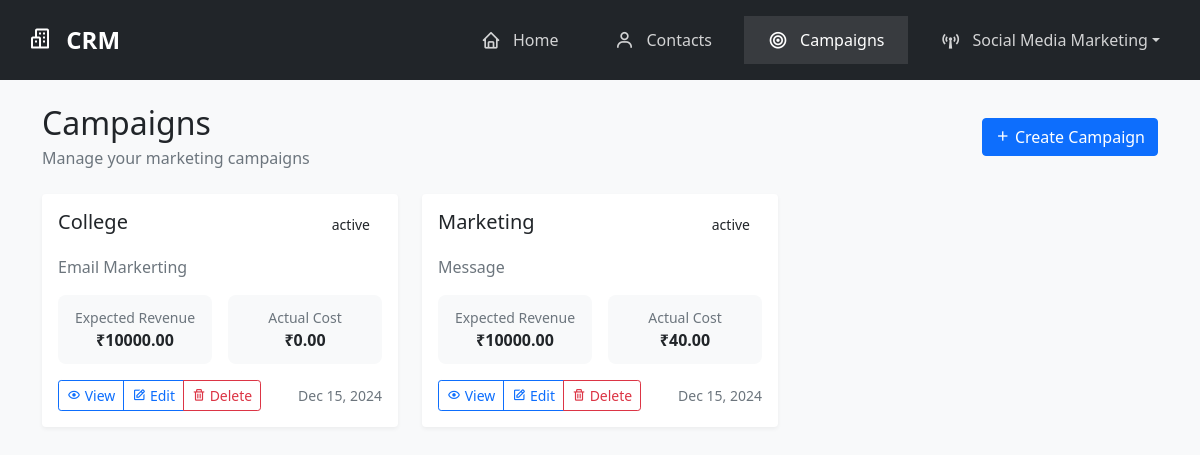
Page /campaigns/ on the committed database.
### core/models.py (models this page shows, shortened)
class Campaign(models.Model):
    CAMPAIGN_TYPES = [
        ('email', 'Email'),
        ('sms', 'SMS'),
        ('social', 'Social Media'),
        ('mail', 'Direct Mail'),
        ('other', 'Other'),
    ]
    CAMPAIGN_STATUS = [
        ('draft', 'Draft'),
        ('active', 'Active'),
        ('paused', 'Paused'),
        ('completed', 'Completed'),
        ('cancelled', 'Cancelled'),
    ]
    owner = models.ForeignKey(User, on_delete=models.CASCADE, related_name='campaigns', null=True, blank=True)
    name = models.CharField(max_length=200)
    type = models.CharField(max_length=50, choices=CAMPAIGN_TYPES, default='email')
    status = models.CharField(max_length=50, choices=CAMPAIGN_STATUS, default='draft')
    start_date = models.DateField()
    end_date = models.DateField()
    expected_revenue = models.DecimalField(max_digits=10, decimal_places=2)
    actual_revenue = models.DecimalField(max_digits=10, decimal_places=2, default=0)
    budgeted_cost = models.DecimalField(max_digits=10, decimal_places=2)
    actual_cost = models.DecimalField(max_digits=10, decimal_places=2)
    expected_response = models.PositiveIntegerField()
    numbers_sent = models.PositiveIntegerField()
    description = models.TextField()
    content = models.TextField(blank=True, null=True)
    subject = models.CharField(max_length=200, blank=True, null=True)
    sender_name = models.CharField(max_length=100, blank=True, null=True)
    sender_email = models.EmailField(blank=True, null=True)
    contacts = models.ManyToManyField(Contact, related_name='campaigns', blank=True)
    leads = models.ManyToManyField(Contact, related_name='lead_campaigns', blank=True)
    class Meta:
        ordering = ['-start_date']

### core/views.py (the view)
# urls.py: path('campaigns/', views.CampaignListView.as_view(), name='campaign_list'),
class CampaignListView(ListView):
    model = Campaign
    template_name = 'core/campaign_list.html'
    context_object_name = 'campaigns'
    def get_context_data(self, **kwargs):
        context = super().get_context_data(**kwargs)
        context['total_campaigns'] = self.model.objects.count()
        return context
    def get_queryset(self):
        return super().get_queryset().order_by('-start_date')

### core/templates/core/campaign_list.html (shortened to what this page needs)
{% extends 'core/base.html' %}
{% load static %}
{% block content %}
<div class="container mt-4">
    <div class="d-flex justify-content-between align-items-center mb-4">
        <div>
            <h2 class="mb-1">Campaigns</h2>
            <p class="text-muted mb-0">Manage your marketing campaigns</p>
        </div>
        <div>
            <a href="{% url 'core:campaign_create' %}" class="btn btn-primary">
                <i class="bx bx-plus"></i> Create Campaign
            </a>
        </div>
    </div>
    <div class="row">
        {% for campaign in campaigns %}
        <div class="col-md-6 col-lg-4 mb-4">
            <div class="card campaign-card h-100">
                <div class="card-body">
                    <div class="d-flex justify-content-between align-items-start mb-3">
                        <h5 class="card-title mb-0">
                            <a href="{% url 'core:campaign_detail' campaign.id %}" class="text-decoration-none text-dark">
                                {{ campaign.name }}
                            </a>
                        </h5>
                        <span class="campaign-status status-{{ campaign.status }}">{{ campaign.status }}</span>
                    </div>
                    <p class="card-text text-muted mb-3">{{ campaign.description|truncatewords:20 }}</p>
                    <div class="campaign-stats">
                        <div class="stat-item">
                            <small class="text-muted d-block">Expected Revenue</small>
                            <span class="fw-bold">₹{{ campaign.expected_revenue }}</span>
                        </div>
                        <div class="stat-item">
                            <small class="text-muted d-block">Actual Cost</small>
                            <span class="fw-bold">₹{{ campaign.actual_cost }}</span>
                        </div>
                    </div>
                    <div class="d-flex justify-content-between align-items-center mt-3">
                        <div class="btn-group">
                            <a href="{% url 'core:campaign_detail' campaign.pk %}" class="btn btn-sm btn-outline-primary">
                                <i class="bx bx-show"></i> View
                            </a>
                            <a href="{% url 'core:campaign_update' campaign.pk %}" class="btn btn-sm btn-outline-primary">
                                <i class="bx bx-edit"></i> Edit
                            </a>
                            <button type="button" class="btn btn-sm btn-outline-danger" onclick="confirmDelete({{ campaign.pk }})">
                                <i class="bx bx-trash"></i> Delete
                            </button>
                        </div>
                        <small class="text-muted">{{ campaign.start_date|date:"M d, Y" }}</small>
                    </div>
                </div>
            </div>
        </div>
        {% endfor %}
    </div>
</div>
{% endblock %}

### core/templates/core/base.html (style rules this page uses)
body { background-color: #f8f9fa; }

### core/templates/core/campaign_list.html (style rules this page uses)
.campaign-card { transition: transform 0.2s ease, box-shadow 0.2s ease; border: none; box-shadow: 0 2px 4px rgba(0,0,0,0.05); }
.campaign-status { padding: 0.25rem 0.75rem; border-radius: 50px; font-size: 0.875rem; font-weight: 500; }
.campaign-stats { display: grid; grid-template-columns: repeat(2, 1fr); gap: 1rem; margin-top: 1rem; }
.stat-item { background-color: #f8f9fa; padding: 0.75rem; border-radius: 8px; text-align: center; }

### rows in the picture
Campaign: name "College", status "active", description "Email Markerting", expected_revenue "10000.00", actual_cost "0.00", start_date "Dec 15, 2024"
Campaign: name "Marketing", status "active", description "Message", expected_revenue "10000.00", actual_cost "40.00", start_date "Dec 15, 2024"
